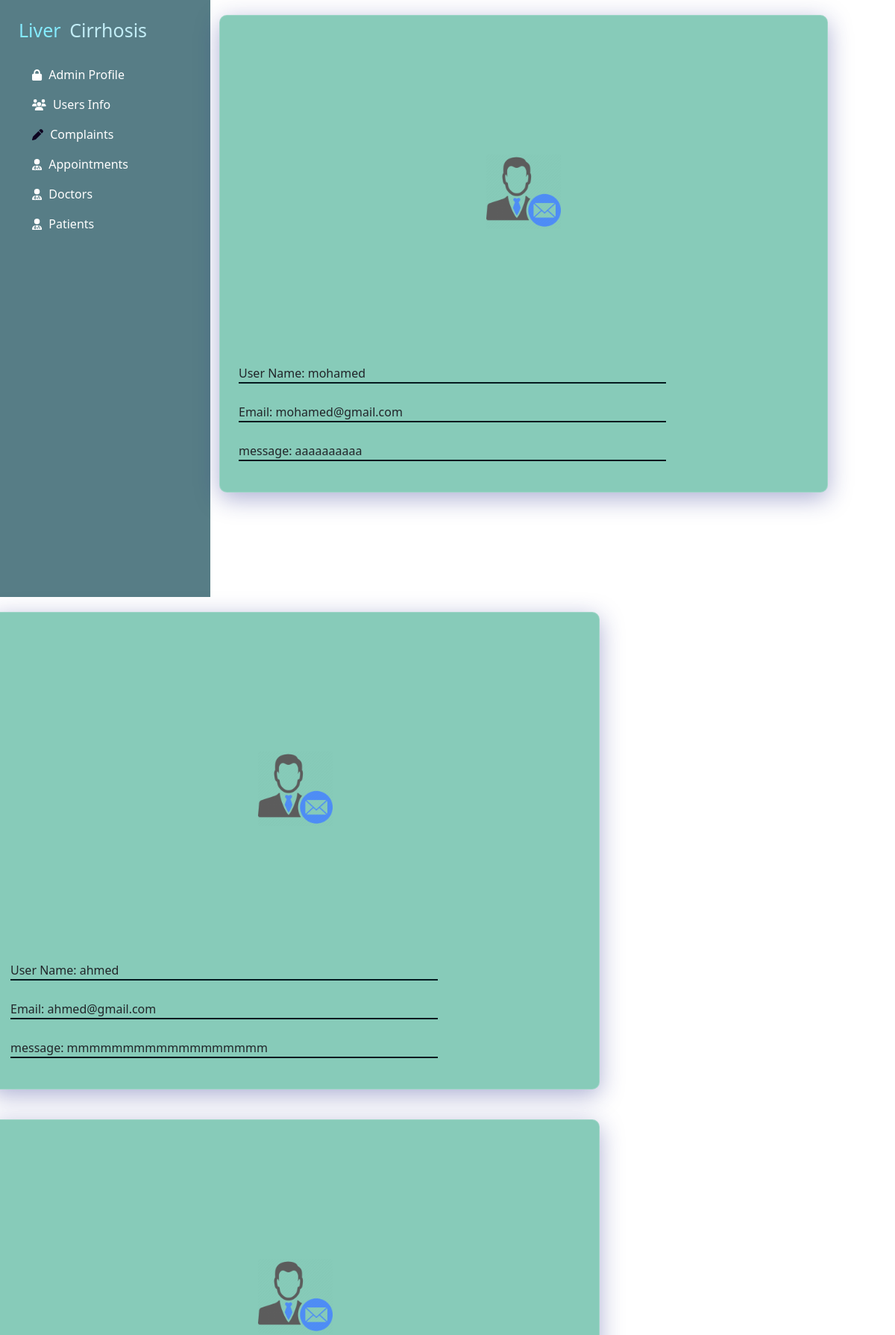
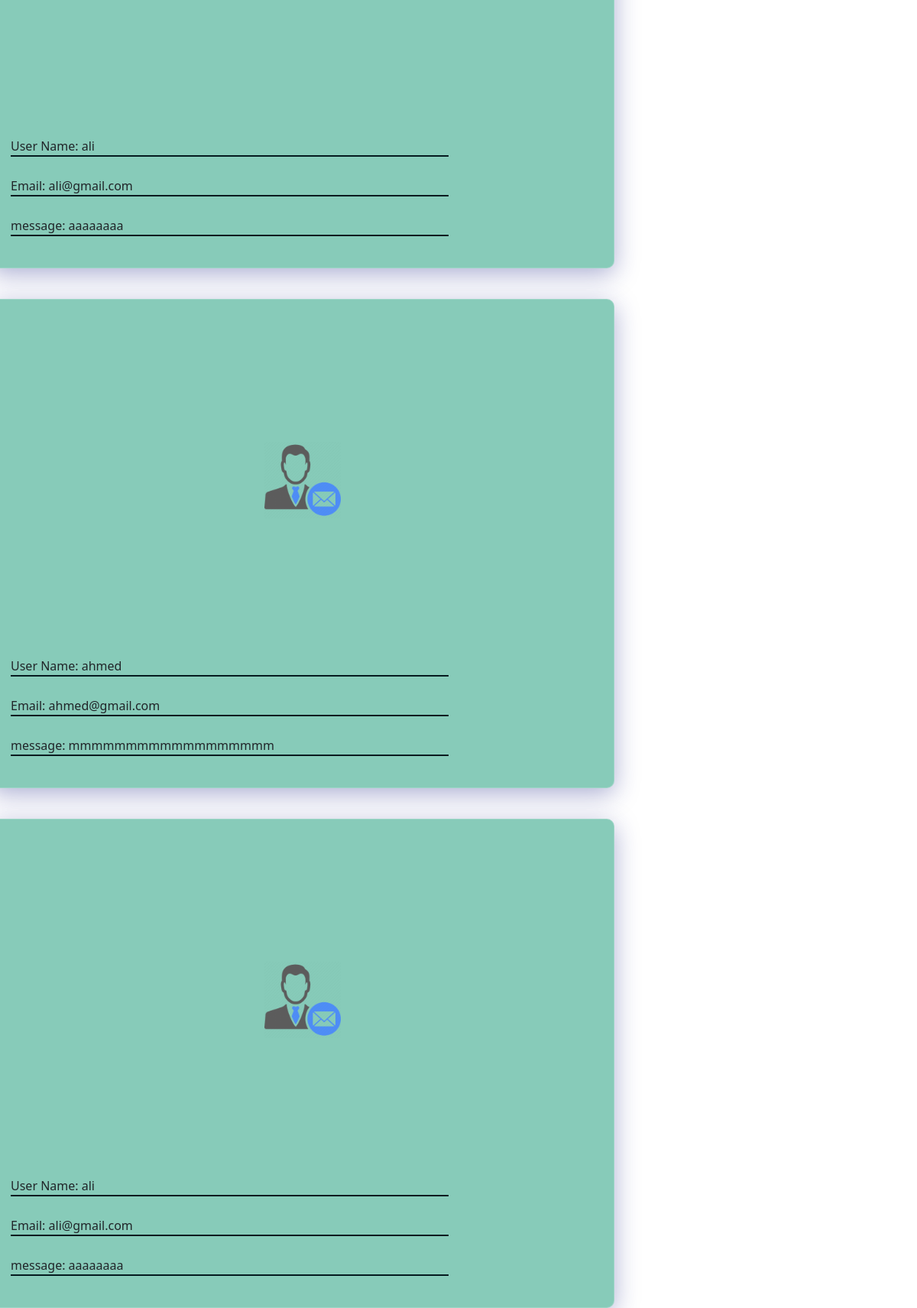
/complaints.php (upper part), run on the app's committed database (2 pictures, top to bottom).
### tables this page shows
CREATE TABLE `complaints` (
  `id` int(11) NOT NULL,
  `patient_name` varchar(255) DEFAULT NULL,
  `patient_email` varchar(255) DEFAULT NULL,
  `message` varchar(255) DEFAULT NULL,
  `p_id` int(11) DEFAULT NULL
);

### db/users.php (called while the page is built, shortened)
<?php
function database_get_complaints(){
    $conn = database_connect();
    $result = mysqli_query($conn, "select * from complaints");
    $complaints = mysqli_fetch_all($result, MYSQLI_ASSOC);
    $complaints_objects = [];
    foreach($complaints as $complaint){
        $complaints_objects[] = (object)$complaint; }
    return $complaints_objects;
}

### complaints.php (the view, shortened to what this page needs)
<?php
    require_once __DIR__ . '/db/users.php';
    $complaints = database_get_complaints();
?>
<!DOCTYPE html>
<html lang="en">
  <head>
    <link rel="stylesheet" href="res/css/bootstrap.min.css" />
    <link rel="stylesheet" href="res/css/admin-style.css" />
  </head>
  <body>
    <div class="fluid">
      <div class="row">
      <div class="col-lg-3 col-md-4 col-sm-2">
          <nav>
            <h3 class="title">Liver <span>Cirrhosis</span></h3>
            <ul class="links-list">
              <li class="link">
                <a href="admin_profile.php"><i class="fas fa-lock"></i> Admin Profile</a>
              </li>
              <li class="link active">
                <a href="users_info.php"><i class="fas fa-users"></i> Users Info</a>
              </li>
              <li class="link">
                <a href="complaints.php"><i class="fas fa-pen active"></i> Complaints</a>
              </li>
              <li class="link">
              <a href="manage_appointment.php"><i class="fas fa-user-doctor"></i> Appointments</a>
              </li>
              <li class="link">
              <a href="doctors.php"><i class="fas fa-user-doctor"></i> Doctors</a>
              </li>
              <li class="link">
              <a href="view_patients.php"><i class="fas fa-user-doctor"></i> Patients</a>
              </li>
            </ul>
          </nav>
        </div>
<?php  foreach($complaints as $complaint): ?>
        <div class="card col-lg-8 col-md-9 col-sm-10">
            <div class="imgSec">
                <img src="res/img/admin3.png" alt="">
            </div>
            <form class="firForm">
              <p class="inputTxt"> User Name: <?php echo $complaint->patient_name ?></p>
              <p class="inputTxt"> Email: <?php echo $complaint->patient_email ?></p>
              <p class="inputTxt"> message: <?php echo $complaint->message ?></p>
            </form>
        </div>
<?php endforeach; ?>
      </div>
    </div>
  </body>
</html>

### res/css/admin-style.css (style rules this page uses)
* { margin: 0; padding: 0; box-sizing: border-box; }
nav { padding: 25px; background-color: #577D86; height: 100vh; }
nav .title { margin-bottom: 20px; color: #85ebff; display: inline-block; font-size: 25px; }
nav .title span { color: #c2edf6; margin-left: 5px; }
nav .links-list { padding-left: 15px; }
nav .links-list li { display: inline-block; list-style: none; padding: 3px; display: block; margin-top: 10px; }
nav .links-list li a { color: #fff; text-decoration: none; transition: 0.3s ease-in-out; }
nav .links-list li a svg { margin-right: 5px; font-size: 15px; }
nav .links-list li a:hover, .active { color: #0e0421; }
.card { padding: 15px; margin: 20px 0; height: 80vh; background: #87CBB9; box-shadow: 0 8px 32px 0 rgba( 31, 38, 135, 0.37 ); backdrop-filter: blur( 11px ); -webkit-backdrop-filter: blur( 11px ); border-radius: 10px; border: 1px solid rgba( 255, 255, 255, 0.18 ); }
.imgSec { width: 100px; height: 100px; border-radius: 50%; margin: auto; }
.imgSec img { width: 100%; }
.firForm { padding: 10px; display: grid; grid-template-columns: 75%; gap: 10px; }
.firForm .inputTxt { border: none; margin-left: 0px; border-bottom: 2px solid #041a1f; }

### data on the page
complaints: patient_name "mohamed", patient_email "mohamed@gmail.com", message "aaaaaaaaaa"
complaints: patient_name "ahmed", patient_email "ahmed@gmail.com", message "mmmmmmmmmmmmmmmmmm"
complaints: patient_name "ali", patient_email "ali@gmail.com", message "aaaaaaaa"
complaints: patient_name "ahmed", patient_email "ahmed@gmail.com", message "mmmmmmmmmmmmmmmmmm"
complaints: patient_name "ali", patient_email "ali@gmail.com", message "aaaaaaaa"
